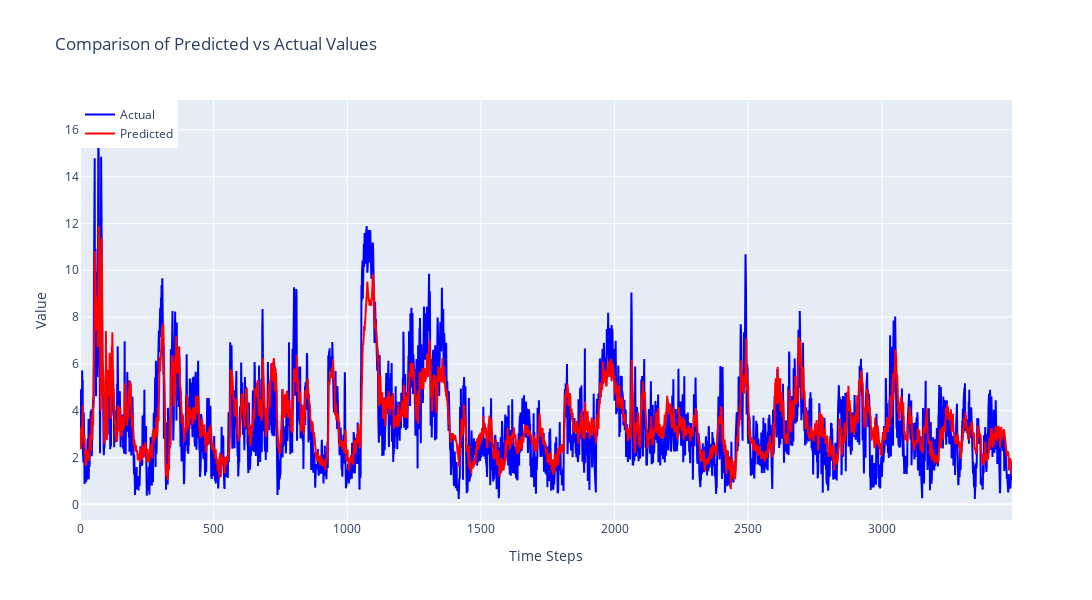

The notebook cell this image was saved under:
### Code cell
import plotly.graph_objects as go

# Create a figure
fig = go.Figure()

# Add actual values trace
fig.add_trace(go.Scatter(
    x=list(range(len(y_test[:, 0]))),
    y=y_test[:, 0],
    mode='lines',
    name='Actual',
    line=dict(color='blue')
))

# Add predicted values trace
fig.add_trace(go.Scatter(
    x=list(range(len(y_pred[:, 0]))),
    y=y_pred[:, 0],
    mode='lines',
    name='Predicted',
    line=dict(color='red')
))

# Update layout
fig.update_layout(
    title='Comparison of Predicted vs Actual Values',
    xaxis_title='Time Steps',
    yaxis_title='Value',
    legend=dict(x=0, y=1),
    width=1800,
    height=600,
    showlegend=True
)

# Show the plot
fig.show()

### Figure 1 — Plotly figure (JSON) as saved in the notebook; plotly's stock layout.template omitted (floating-point values rounded to 4 significant figures; data arrays with more than 128 entries replaced by an {"elided": "..."} marker saying what was removed)
{"data": [{"line": {"color": "blue"}, "mode": "lines", "name": "Actual", "type": "scatter", "x": {"elided": "3488 int values"}, "y": {"elided": "3488 float values"}}, {"line": {"color": "red"}, "mode": "lines", "name": "Predicted", "type": "scatter", "x": {"elided": "3488 int values"}, "y": {"elided": "3488 float values"}}], "layout": {"height": 600, "legend": {"x": 0, "y": 1}, "showlegend": true, "title": {"text": "Comparison of Predicted vs Actual Values"}, "width": 1800, "xaxis": {"title": {"text": "Time Steps"}}, "yaxis": {"title": {"text": "Value"}}}}
